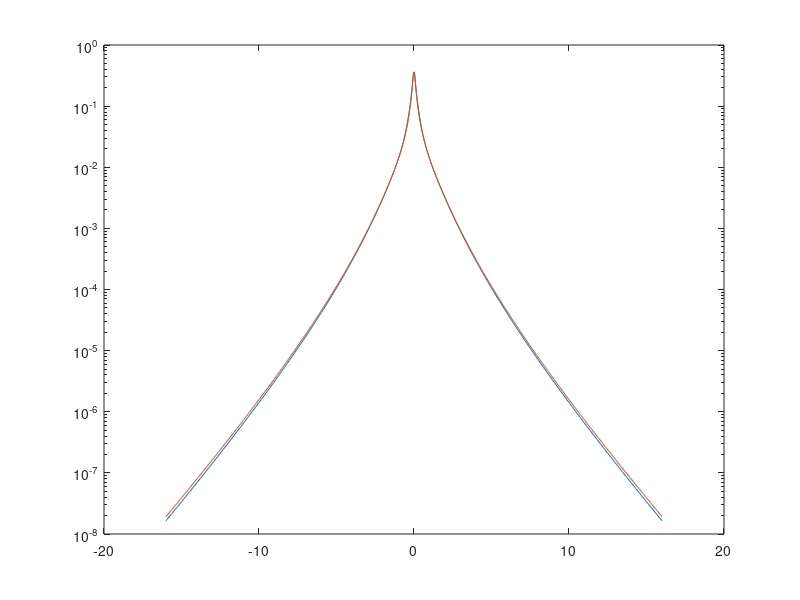

Source code (MATLAB):
file=fopen('abs01deg00_dir.txt');
s = textscan(file,'%s','Delimiter',' ');
t1=s{1,1};
for i=1:length(t1)
   jdata(i)= str2double(t1(i));
end

file2=fopen('abs01deg00_dir_alex.txt');
s2 = textscan(file2,'%s','Delimiter','\n');
t1=s2{1,1};
for i=1:length(t1)
   adata(i)= str2double(t1(i));
end

x = linspace(-16,16,512);
semilogy(x,jdata,x,adata);